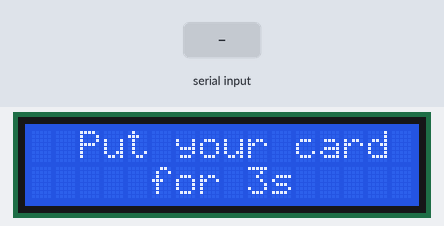
The sketch below on a simulated Arduino Uno, built with avr-gcc and run on an emulated ATmega328P. Parts: 16×2 character LCD. Inputs (shaded band) come from the test bench.

Above: at 1.3 s.
1.4 s: "1" received over Serial
At 3.0 s:
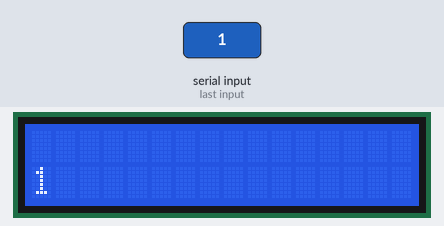
At 3.8 s:
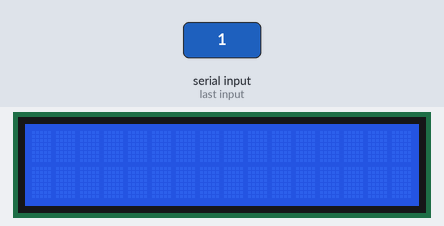
Timing chart, 0 to 5.3 s (numbered marks = the images above; inputs shaded):
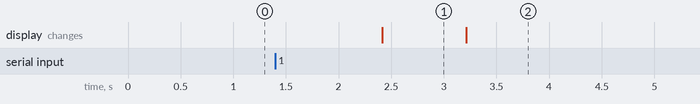

The sketch:

rfid.ino
```cpp
#include <SPI.h>
#include <MFRC522.h>
#include <LiquidCrystal.h>
#define contrast 8
String data_qt;
int i;

int nb_tours = 0;
#define SS_PIN 10
#define RST_PIN 9
MFRC522 mfrc522(SS_PIN, RST_PIN);


LiquidCrystal lcd(2, 3, 4, 5, 6, 7);

void setup() {
  Serial.begin(9600);
  pinMode(contrast, OUTPUT);
  digitalWrite(contrast, LOW);
  lcd.begin(16, 2);
  lcd.setCursor(0, 0);
  lcd.print("Welcome!!");

  SPI.begin();      // Initiate  SPI bus
  mfrc522.PCD_Init();   // Initiate MFRC522
}

void loop() {
  lcd.clear();
  lcd.setCursor(2, 0);
  lcd.print("Put your card ");
  lcd.setCursor(5, 1);
  lcd.print("for 3s");
  delay(300);
  if (Serial.available() > 0)
  {
    data_qt = Serial.readString();
    lcd.clear();


    lcd.setCursor(0, 1);
    lcd.print(data_qt);
    delay(800);
    for (int positionCounter = 0; positionCounter < 40; positionCounter++)
    {
      lcd.scrollDisplayLeft();
      delay(250);
      if (positionCounter == 39 && nb_tours != 3)
      {
        positionCounter = 0;
        nb_tours++;
      }

      if (nb_tours == 2)
      {
        lcd.clear();
        positionCounter = 40;
      }
    }

  }

  // Look for new cards
  if ( ! mfrc522.PICC_IsNewCardPresent())
  {
    return;
  }
  // Select one of the cards
  if ( ! mfrc522.PICC_ReadCardSerial())
  {
    return;
  }

  String content = "";
  String msg = "";
  byte letter;

  for (byte i = 0; i < mfrc522.uid.size; i++)
  {
    /*Serial.print(mfrc522.uid.uidByte[i] < 0x10 ? " 0" : " ");
      Serial.print(mfrc522.uid.uidByte[i], HEX);*/
    content.concat(String(mfrc522.uid.uidByte[i] < 0x10 ? " 0" : " "));
    content.concat(String(mfrc522.uid.uidByte[i], HEX));
  }


  content.toUpperCase();

  msg = content + "#";
  //send data
  //delay (5000);

  for (i = 0; i < msg.length(); i++)
  {
    Serial.write(msg[i]);
    delay (100);
  }
  //delay (1500);
  //recieve qt data
  if (Serial.available() > 0)
  {
    data_qt = Serial.readString();
    lcd.clear();
    lcd.print(data_qt);
  }
}
```

Measured:
- after the input at 1.4 s, the display: changes after 1.0 s (image 1)
- what the display in image 1 shows lasts 0.8 s, from 2.4 s to 3.2 s
